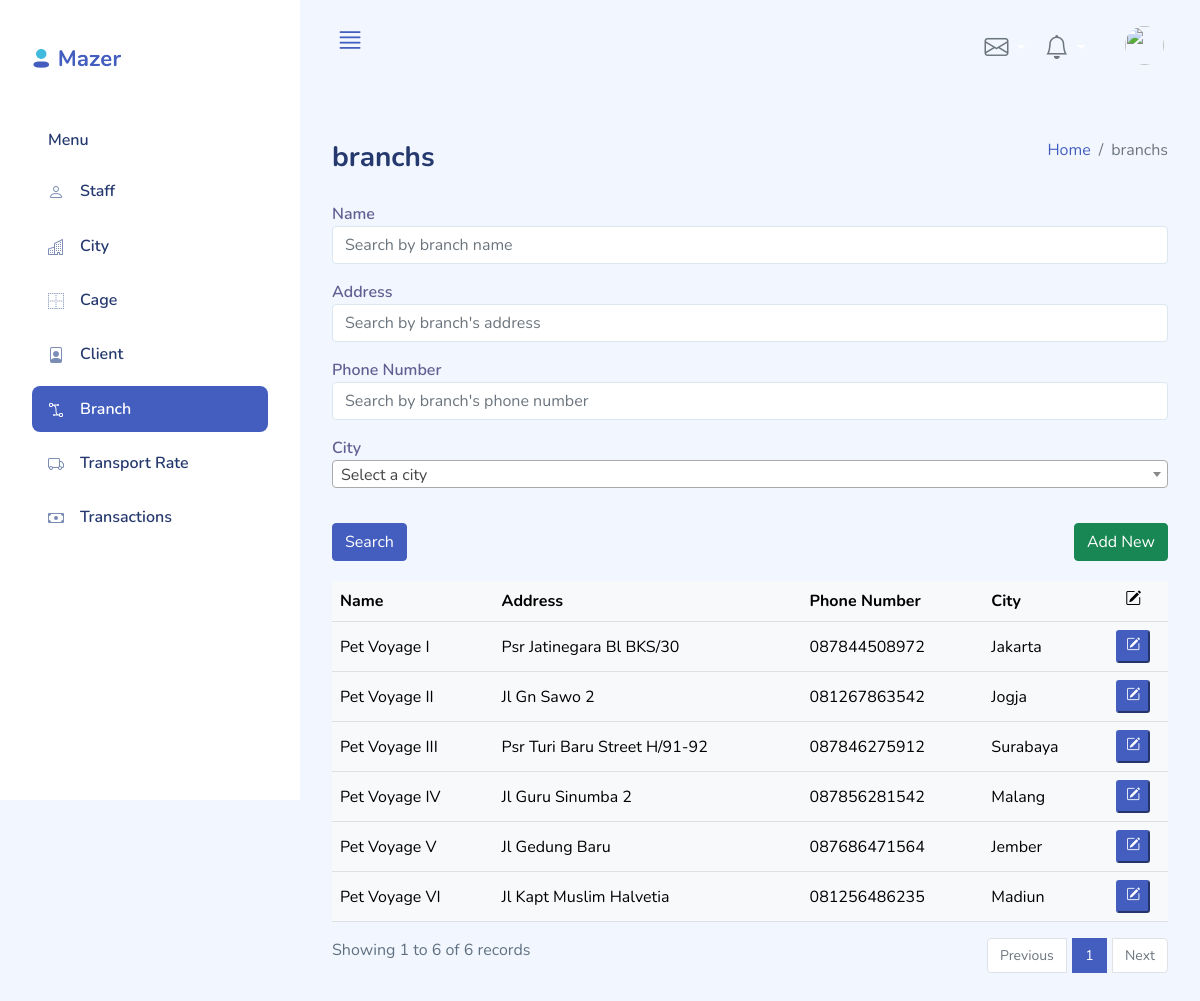
The page /index.php?page=branches_list (signed in) on the database as committed earlier.
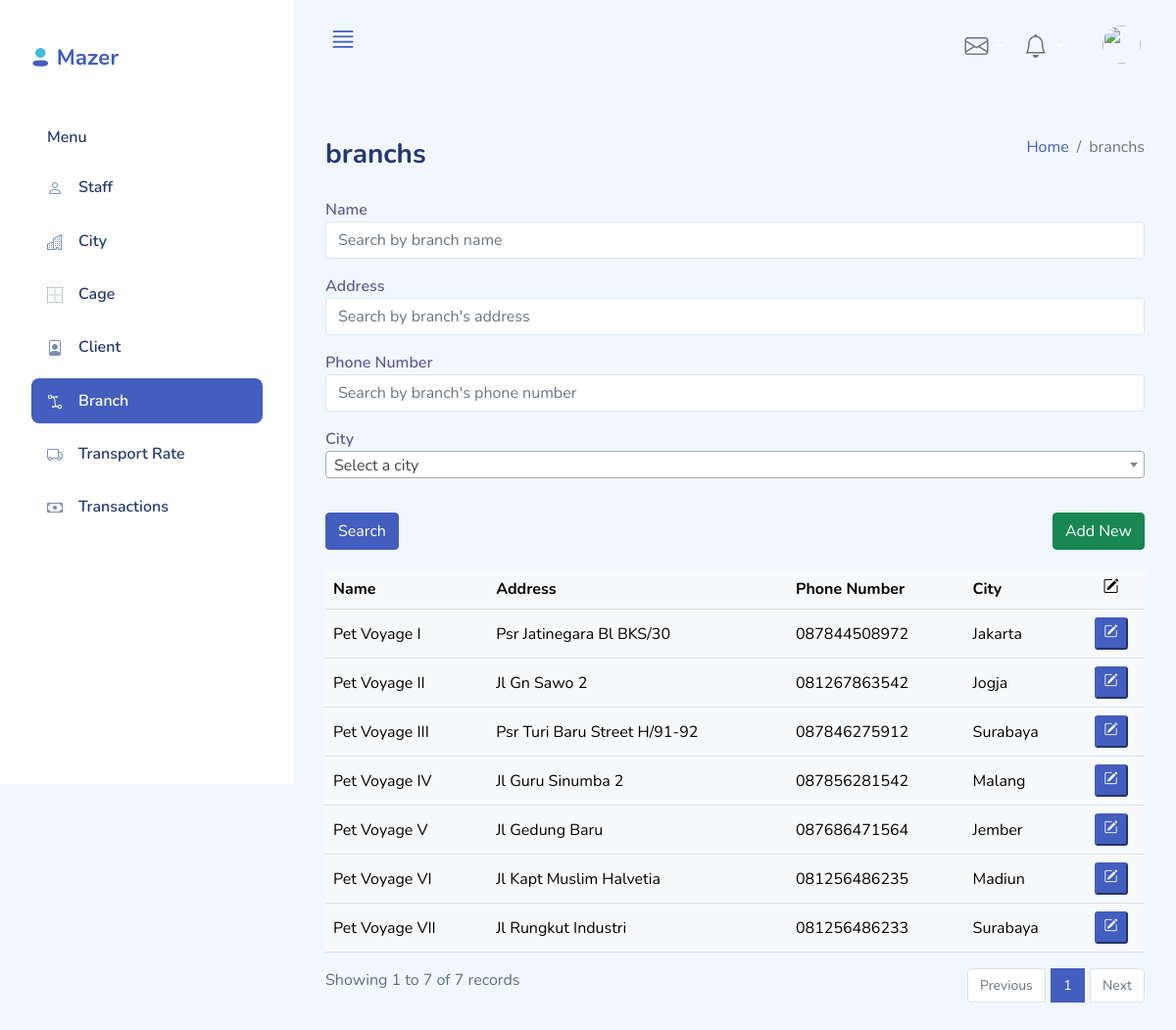
The same page on the database as committed later.
### tables this page shows
CREATE TABLE `branch` (
  `Id` int(11) NOT NULL,
  `Name` varchar(45) NOT NULL,
  `Address` varchar(200) NOT NULL,
  `PhoneNumber` varchar(45) NOT NULL,
  `CityId` smallint(5) unsigned NOT NULL,
  `LastUpdateTime` timestamp NOT NULL DEFAULT current_timestamp(),
  `LastModifier` varchar(50) DEFAULT NULL,
  PRIMARY KEY (`Id`),
  KEY `fk_Branch_City1_idx` (`CityId`),
  KEY `fk_Branch_Staff1_idx` (`LastModifier`),
  CONSTRAINT `fk_Branch_City1` FOREIGN KEY (`CityId`) REFERENCES `city` (`Id`) ON DELETE NO ACTION ON UPDATE NO ACTION,
  CONSTRAINT `fk_Branch_Staff1` FOREIGN KEY (`LastModifier`) REFERENCES `staff` (`Id`) ON DELETE NO ACTION ON UPDATE NO ACTION
);

CREATE TABLE `city` (
  `Id` smallint(5) unsigned NOT NULL AUTO_INCREMENT,
  `Name` varchar(45) NOT NULL,
  `Province` varchar(255) NOT NULL,
  `LastUpdateTime` timestamp NOT NULL DEFAULT current_timestamp(),
  `LastModifier` varchar(50) DEFAULT NULL,
  PRIMARY KEY (`Id`),
  KEY `fk_City_Staff1_idx` (`LastModifier`),
  CONSTRAINT `fk_City_Staff1` FOREIGN KEY (`LastModifier`) REFERENCES `staff` (`Id`) ON DELETE NO ACTION ON UPDATE NO ACTION
);

### functions/sanitizers.php (called while the page is built, shortened)
<?php
    function sanitize($dbCon, $input, $type="string"){
        $input = mysqli_real_escape_string($dbCon, $input);
        switch($type){
            case "int":
                $sanitizedValue = $input;
                break;
        }
        return array($sanitizedValue, $input);
    }
?>

### config.php (called while the page is built, shortened)
<?php
$maxRows = 10;
?>

### classes/branch.php (called while the page is built, shortened)
<?php
if (file_exists('./config.php')){
    require_once('./config.php');
}
class Branch{
    private $dbCon;
    public function __construct($dbConnection){
        $this->dbCon = $dbConnection;
    }
    public function get_inner_join_data($column="*", $constraints="1",$limit=10){
        $q = "SELECT $column FROM branch b INNER JOIN city c ON b.CityId = c.Id WHERE $constraints LIMIT $limit";
        $resultSet = $this->dbCon->query($q);
        return $resultSet;
    }
}
?>

### pages/branches_list.php (the view, shortened to what the changed rows need)
<?php
require_once('./classes/branch.php');
$branch = new branch($dbCon);
        ?>
        <?php
$pageNum = (isset($_GET["pageNum"]) && is_numeric($_GET["pageNum"])) ? $_GET["pageNum"] : 1;
list($pageNum, $validation_status) = sanitize($dbCon, $pageNum, "int");
?>
<div class="d-sm-flex align-items-center justify-content-between mb-4">
    <h1 class="h3 mb-0 text-gray-800">branchs</h1>
    <ol class="breadcrumb">
        <li class="breadcrumb-item"><a href="./">Home</a></li>
        <li class="breadcrumb-item active" aria_current="page">branchs</li>
    </ol>
</div>
<div class="row" style="padding-bottom:20px;">
    <div class="col-lg-12">
        <form method="GET" action="index.php">
            <div class="form-group mb-3">
                <label for="Name">Name</label>
                <input class="form-control mb-3" type="text" placeholder="Search by branch name" id="Name" name="Name" <?php if(!empty($_GET["Name"])) echo(" value='".$_GET["Name"])."'" ?>>
            </div>
            <div class="form-group mb-3">
                <label for="Address">Address</label>
                <input class="form-control mb-3" type="text" placeholder="Search by branch's address" id="Address" name="Address" <?php if(!empty($_GET["Address"])) echo(" value='".$_GET["Address"])."'" ?>>
            </div>
            <div class="form-group mb-3">
                <label for="PhoneNumber">Phone Number</label>
                <input class="form-control mb-3" type="text" placeholder="Search by branch's phone number" id="PhoneNumber" name="PhoneNumber" <?php if(!empty($_GET["PhoneNumber"])) echo(" value='".$_GET["PhoneNumber"])."'" ?>>
            </div>
            <div class="form-group">
                <label for="CityId">City</label>
            </div>
            <br>
            <div class="row">
                <div class="col-sm-6">
                    <button type="submit" class="btn btn-primary">Search</button>
                </div>
                <div class="col-sm-6" style="text-align:right;">
                    <a href="index.php?page=branch_detail&mode=insert"><button type="button" class="btn btn-success">Add New</button>
                    </a>
                </div>
            </div>
        </form>
    </div>
</div>
<div class="table-responsive">
    <table class="table table-light align-items-center table-flush table-hover">
        <thead class="thread-light">
            <tr>
                <th>Name</th>
                <th>Address</th>
                <th>Phone Number</th>
                <th>City</th>
                <th style="text-align: center;"><i class="bi bi-pencil-square"></i></th>
            </tr>
        </thead>
        <tbody>
            <?php
                $constraint="1";
                $pageStart = ($pageNum-1) * $maxRows;
                $columns = "b.Id as Id, b.Name as Name, b.Address as Address, b.PhoneNumber as PhoneNumber, c.Name as CityName";
                $limit= "$pageStart, $maxRows";
                $resultSet = $branch->get_inner_join_data($columns, $constraint, $limit);
                if ($resultSet){
                    while($row = $resultSet->fetch_array()){
                        echo("
                        <tr>
                        <td>".$row["Name"]."</td>
                        <td>".$row["Address"]."</td>
                        <td>".$row["PhoneNumber"]."</td>
                        <td>".$row["CityName"]."</td>
                        <td style='text-align: center;'><a href='index.php?page=branch_detail&mode=update&id=".$row["Id"]."'><button class='btn-sm btn-primary'><i class='bi bi-pencil-square'></i></button></a></td>
                        </tr>
                        ");
                    }
                }
            ?>
        </tbody>
    </table>
</div>
<?php
    $columns = "count(*) as totalRows";
    $resCount=$branch->get_inner_join_data($columns, $constraint);
    $rCount=$resCount->fetch_array();
    $totalRows = $rCount["totalRows"];
    $totalPages = ceil($totalRows/$maxRows);
?>
<div class="row">
    <div class="col-sm-4">
        <?php
            $pageEnd = min($totalRows,$pageStart + $maxRows);
            echo("Showing ".min($pageStart + 1, $pageEnd)." to ".$pageEnd." of ".$totalRows." records");
        ?>
    </div>
    <div class="col-sm-8">
        <nav>
            <ul class="pagination justify-content-end">
                <li class="page-item <?php if($pageNum<=1){ echo 'disabled';}?>">
                    <a class="page-link" href="<?php if($pageNum<=1){ echo '#';} else { echo "?page=branches_list&pageNum=" . ($pageNum-1);} ?>">Previous</a>
                </li>
                <?php for ($i=1; $i<=$totalPages;$i++){?>
                    <li class="page-item <?php if ($pageNum==$i) {echo 'active';}?>">
                        <a class="page-link" href="?page=branches_list&pageNum=<?php echo($i);?>"><?php echo($i);?></a>
                    </li>
                <?php }?>
                    <li class="page-item <?php if($pageNum>=$totalPages){ echo 'disabled';}?>">
                    <a class="page-link" href="<?php if($pageNum>=$totalPages){ echo '#';} else { echo "?page=branches_list&pageNum=" . ($pageNum + 1);}?>">Next</a>
                </li>
            </ul>
        </nav>
    </div>
</div>

Rows that differ between the two databases and show on the page:
added branch: Name "Pet Voyage VII", Address "Jl Rungkut Industri", PhoneNumber "081256486233", CityId.Name "Surabaya"
Other text that changed with them:
$pageEnd: "6" → "7"
$totalRows: "6" → "7"
